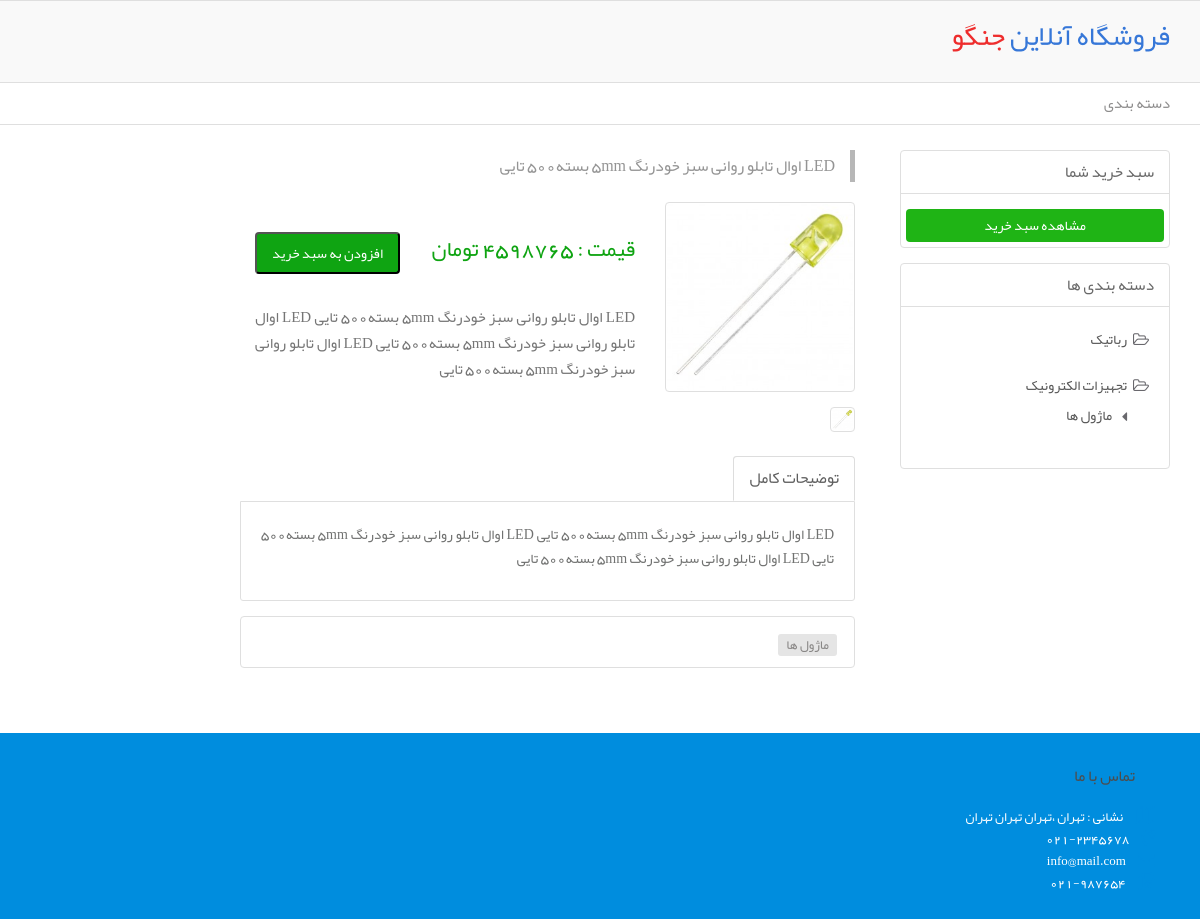
Screenshot of /product/2/ with the database file from the repository.
### shop/models.py (models this page shows, shortened)
class Category(models.Model):
    name = models.CharField(max_length=200)
    display_name = models.CharField(max_length=200)
    parent_id = models.ForeignKey(
        'Category', on_delete=models.CASCADE, default=None, blank=True, null=True)

class Product(models.Model):
    code = models.CharField(max_length=200)
    name = models.CharField(max_length=200)
    short_description = models.TextField()
    product_picture = models.ImageField(upload_to='Product')
    description = models.TextField()
    price = models.IntegerField()
    count = models.IntegerField()
    category = models.ManyToManyField('Category')
    tag = models.ManyToManyField('Tag')
    provider = models.ForeignKey('Provider', on_delete=models.CASCADE)
    creation_time = models.DateTimeField()

class Tag(models.Model):
    name = models.CharField(max_length=200)
    display_name = models.CharField(max_length=200)
    def __str__(self) -> str:
        return self.name

### shop/views.py (the view)
# urls.py: path('product/<int:id>/', product_detail),
def product_detail(request, id):
    product = Product.objects.filter(id=int(id)).first()
    tags = product.tag.all()
    categories = Category.objects.all()
    return render(request, "single-product.html", {
        "product": product,
        "tags": tags,
        "categories": categories
    })

### templates/single-product.html (shortened to what this page needs)
{% extends "base.html" %}
{% block content %}
            <div class="col-md-9 col-sm-8 left-side-content">
                <section class="single-page">
                    <header><h3> {{product.name}} </h3> </header>
                    <article>
                        <div class="col-md-8 col-sm-12 col-xs-12 pull-left detail-product">
                            <div>
                                <span> قیمت : {{product.price}} تومان </span>
                                <button onClick="addToBasket({{product.id}})" class="add-to-card-link border-radius"> افزودن به سبد خرید </button>
                            </div>
                            <p>
                                {{product.short_description}}
                            </p>
                        </div>
                        <div class="col-md-4 col-sm-12 col-xs-12 pull-right product-gallery">
                            <div class="large-image border-radius">
                                <img class="border-radius" src="/media/{{product.product_picture}}">
                            </div>
                            <div class="thumbnails-image">
                                <div class="row">
                                    <div class="col-md-3 col-sm-3 col-xs-4 border-radius"><img class="border-radius" src="/media/{{product.product_picture}}""></div>
                                    <div class="clearfix"></div>
                                </div>
                            </div>
                        </div>
                        <div class="clearfix"></div>
                    </article>
                </section>
                <div class="tabs-product margin-top-25">
                    <ul class="nav nav-tabs">
                        <li class="active"><a data-toggle="tab" href="#main-content"> توضیحات کامل </a></li>
                    </ul>
                    <div class="tab-content ">
                        <div id="main-content" class="tab-pane fade in active">
                            <p>
                                {{product.description}}
                            </p>
                        </div>
                    </div>
                </div>
                <section class="border-radius tags-layer">
                    {% for tag in tags %}
                    <a href="">{{tag}}</a>
                    {% endfor %}
                </section>
            </div>
            <div class="clearfix"></div>
        </div>
{% endblock %}

### templates/base.html (shortened to what this page needs)
{% load static %}
<!DOCTYPE html>
<html class="no-js" dir="rtl" lang="fa-IR">
	<head>
		<link rel="stylesheet" type="text/css" href="{% static 'css/bootstrap.min.css' %}">
		<link rel="stylesheet" type="text/css" href="{% static 'css/bootstrap-rtl.min.css' %}">
        <link rel="stylesheet" type="text/css" href="{% static 'css/font-awesome.min.css' %}">
        <link rel="stylesheet" type="text/css" href="{% static 'css/carousel.css' %}">
		<link rel="stylesheet" type="text/css" href1="{% static 'css/owl.carousel.css' %}">
		<link rel="stylesheet" type="text/css" href="{% static 'css/style.css' %}">
	</head>
	<body>
		<header class="header-site">
            <div class="container">
                <div class="col-md-7 col-sm-7 logo-layer">
                    <a href="/">
                    <h1>فروشگاه آنلاین <span>جنگو</span> </h1>
                    </a>
                </div>
                <div class="clearfix"></div>
            </div>
		</header>
        <nav class="mega-menu">
            <div class="container">
                <ul>
                    <li><a href="#"> دسته بندی</a></li>
                </ul>
            </div>
        </nav>
        <div class="container margin-top-25">
            <aside class="col-md-3 col-sm-4 right-side-content">
                <section class="border-radius basket-side">
                    <header><h3> سبد خرید شما  </h3></header>
                    <article>
                        <a href="/basket" class="show-basket-button border-radius">مشاهده سبد خرید</a>
                    </article>
                </section>
                <section class="border-radius category-side">
                    <header><h3> دسته بندی ها </h3></header>
                        <article>
                            <ul class="category-menu">
                                {% for category in categories %}
                                {% if category.parent_id == None %}
                                <li>
                                   <h2><a href="#">{{category.display_name}}</a></h2>
                                   <ul class="child-category-menu">
                                    {% for subCategory in categories %}
                                        {% if subCategory.parent_id.id == category.id %}
                                        <li><h2><a href="#">{{subCategory.display_name}}</a></h2></li>
                                        {% endif %}
                                    {% endfor %}
                                   </ul>
                                </li>
                                {% endif %}
                                {% endfor %}
                            </ul>
                        </article>
                </section>
            </aside>
            <div class="col-md-9 col-sm-8 left-side-content">
                {% block content %}
                {% endblock %}
            </div>
            <footer >
                <div class="top-footer bottom-footer">
                    <div class="container">
                       <section class="col-lg-4 col-md-4 contact-section">
                          <header><h3> تماس با ما </h3></header>
                          <article>
                             <p><i class="fa fa-map-o"></i> نشانی :  تهران ،تهران تهران تهران </p>
                             <p><i class="fa fa-volume-control-phone"></i> 021-2345678 </p>
                             <p><i class="fa fa-envelope"></i> info@mail.com</p>
                             <p><i class="fa fa-fax"></i> 021-987654 </p>
                          </article>
                       </section>
                    </div>
                </div>
              </footer>
        </body>
</html>

### rows the page displays
Category: display_name "رباتیک"
Category: display_name "تجهیزات الکترونیک"
Category: display_name "ماژول ها"
Product: name "LED اوال تابلو روانی سبز خودرنگ 5mm بسته500 تایی", short_description "LED اوال تابلو روانی سبز خودرنگ 5mm بسته500 تایی LED اوال تابلو روانی سبز خودرنگ 5mm بسته500 تایی LED اوال تابلو روانی سبز خودرنگ 5mm بسته500 تایی", product_picture (picture), description "LED اوال تابلو روانی سبز خودرنگ 5mm بسته500 تایی LED اوال تابلو روانی سبز خودرنگ 5mm بسته500 تایی LED اوال تابلو روانی سبز خودرنگ 5mm بسته500 تایی"
Tag: name "ماژول ها"
